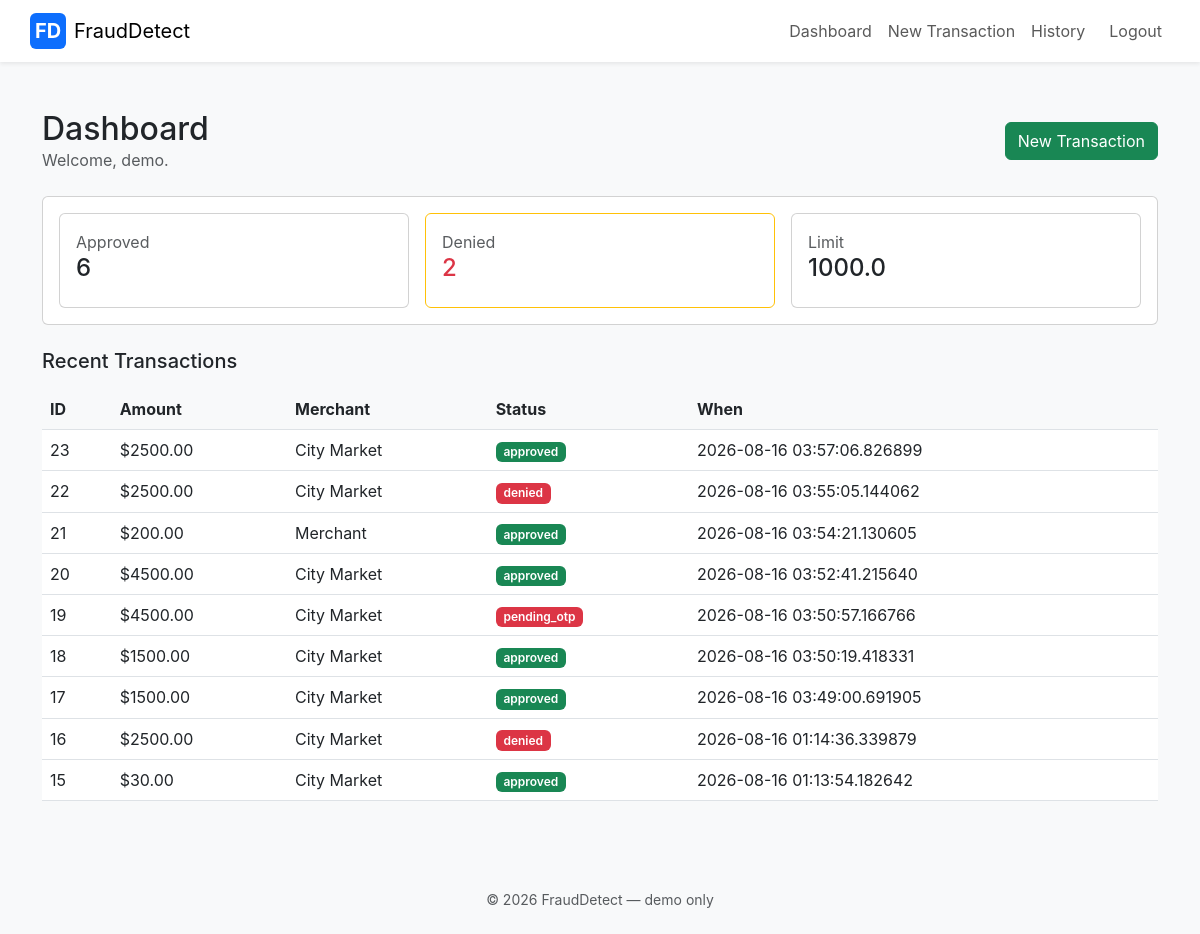
The app's page /dashboard (signed in) with its own data.
### MIT304_Anish_Gurung_20251080[assessment3]/MIT304/app.py (models this page shows, shortened)
class User(db.Model):
    __tablename__ = 'users'
    id                = db.Column(db.Integer, primary_key=True)
    username          = db.Column(db.String(80), unique=True, nullable=False)
    email             = db.Column(db.String(120), unique=True, nullable=False)
    password_hash     = db.Column(db.String(256), nullable=False)
    transaction_limit = db.Column(db.Float, default=1000.0)
    home_city         = db.Column(db.String(100), default='Sydney')
    home_country      = db.Column(db.String(100), default='Australia')
    created_at        = db.Column(db.DateTime, default=datetime.utcnow)
    transactions      = db.relationship('Transaction', backref='user', lazy=True)
    otp_records       = db.relationship('OTPRecord', backref='user', lazy=True)

class Transaction(db.Model):
    __tablename__ = 'transactions'
    id               = db.Column(db.Integer, primary_key=True)
    user_id          = db.Column(db.Integer, db.ForeignKey('users.id'), nullable=False)
    amount           = db.Column(db.Float, nullable=False)
    merchant         = db.Column(db.String(200), nullable=False)
    location_city    = db.Column(db.String(100), nullable=False)
    location_country = db.Column(db.String(100), nullable=False)
    ip_address       = db.Column(db.String(50))
    status           = db.Column(db.String(20), default='pending')
    fraud_method     = db.Column(db.String(20))
    bla_score        = db.Column(db.Float)
    is_flagged       = db.Column(db.Boolean, default=False)
    created_at       = db.Column(db.DateTime, default=datetime.utcnow)

### MIT304_Anish_Gurung_20251080[assessment3]/MIT304/app.py (the view)
@app.route('/dashboard')
def dashboard():
    if 'user_id' not in session:
        return redirect(url_for('login'))
    user = db.session.get(User, session['user_id'])
    txs  = Transaction.query.filter_by(user_id=user.id)\
               .order_by(Transaction.created_at.desc()).limit(10).all()
    denied   = Transaction.query.filter_by(user_id=user.id, status='denied').count()
    approved = Transaction.query.filter_by(user_id=user.id, status='approved').count()
    return render_template('dashboard.html', user=user, transactions=txs,
                           total_denied=denied, total_approved=approved)

### MIT304_Anish_Gurung_20251080[assessment3]/MIT304/app.py (called while the page is built)
@app.context_processor
def inject_current_year():
    return {'current_year': datetime.utcnow().year}

### MIT304_Anish_Gurung_20251080[assessment3]/MIT304/templates/dashboard.html
{% extends 'base.html' %}
{% block content %}
  <div class="d-flex justify-content-between align-items-center mb-4">
    <div>
      <h2 class="mb-0">Dashboard</h2>
      <div class="text-muted">Welcome, {{ user.username }}.</div>
    </div>
    <div>
      <a class="btn btn-success" href="{{ url_for('transaction') }}">New Transaction</a>
    </div>
  </div>
  <div class="card mb-4">
    <div class="card-body">
      <div class="card-stats">
        <div class="card">
          <div class="card-body">
            <div class="text-muted">Approved</div>
            <div class="h4">{{ total_approved }}</div>
          </div>
        </div>
        <div class="card border-warning">
          <div class="card-body">
            <div class="text-muted">Denied</div>
            <div class="h4 text-danger">{{ total_denied }}</div>
          </div>
        </div>
        <div class="card">
          <div class="card-body">
            <div class="text-muted">Limit</div>
            <div class="h4">{{ user.transaction_limit }}</div>
          </div>
        </div>
      </div>
    </div>
  </div>
  <h5 class="mb-3">Recent Transactions</h5>
  <div class="table-responsive">
    <table class="table table-hover">
      <thead><tr><th>ID</th><th>Amount</th><th>Merchant</th><th>Status</th><th>When</th></tr></thead>
      <tbody>
        {% for t in transactions %}
          <tr>
            <td>{{ t.id }}</td>
            <td>${{ '%.2f'|format(t.amount) }}</td>
            <td>{{ t.merchant }}</td>
            <td><span class="badge bg-{{ 'success' if t.status=='approved' else 'danger' }} status-badge">{{ t.status }}</span></td>
            <td>{{ t.created_at }}</td>
          </tr>
        {% else %}
          <tr><td colspan="5">No transactions yet.</td></tr>
        {% endfor %}
      </tbody>
    </table>
  </div>
{% endblock %}

### MIT304_Anish_Gurung_20251080[assessment3]/MIT304/templates/base.html (shortened to what this page needs)
<!doctype html>
<html lang="en">
  <head>
    <link href="https://cdn.jsdelivr.net/npm/bootstrap@5.3.0/dist/css/bootstrap.min.css" rel="stylesheet">
    <link rel="stylesheet" href="{{ url_for('static', filename='css/style.css') }}">
  </head>
  <body class="bg-light">
    <header class="shadow-sm bg-white">
      <nav class="navbar navbar-expand-lg container navbar-light">
        <a class="navbar-brand d-flex align-items-center" href="{{ url_for('index') }}">
          <span class="brand-mark">FD</span>
          <span class="ms-2">FraudDetect</span>
        </a>
        <div class="collapse navbar-collapse" id="navMenu">
          <ul class="navbar-nav ms-auto align-items-center">
            {% if session.get('user_id') %}
              <li class="nav-item"><a class="nav-link" href="{{ url_for('dashboard') }}">Dashboard</a></li>
              <li class="nav-item"><a class="nav-link" href="{{ url_for('transaction') }}">New Transaction</a></li>
              <li class="nav-item"><a class="nav-link" href="{{ url_for('history') }}">History</a></li>
              <li class="nav-item"><a class="nav-link btn btn-outline-secondary ms-2" href="{{ url_for('logout') }}">Logout</a></li>
            {% else %}
              <li class="nav-item"><a class="nav-link" href="{{ url_for('login') }}">Login</a></li>
              <li class="nav-item"><a class="nav-link" href="{{ url_for('register') }}">Register</a></li>
            {% endif %}
          </ul>
        </div>
      </nav>
    </header>
    <main class="container my-5">
      {% block content %}{% endblock %}
    </main>
    <footer class="text-center py-4 text-muted small">
      &copy; {{ current_year }} FraudDetect — demo only
    </footer>
  </body>
</html>

### MIT304_Anish_Gurung_20251080[assessment3]/MIT304/static/css/style.css (style rules this page uses)
:root { --brand:#0d6efd; --muted:#6c757d; }
.brand-mark { display:inline-flex; width:36px;height:36px; align-items:center;justify-content:center; background:var(--brand); color:white;border-radius:6px;font-weight:700; }
body { font-family:Inter, system-ui, -apple-system, 'Segoe UI', Roboto, 'Helvetica Neue', Arial }
.card-stats { display:flex;gap:1rem }
.card-stats .card { flex:1 }
.table thead th { background:#f8f9fa }
.status-badge { font-weight:600 }

### records on screen
User: username "demo", transaction_limit "1000.0"
Transaction: id "23", amount "2500.00", merchant "City Market", status "approved", created_at "2026-08-16 03:57:06.826899"
Transaction: id "22", amount "2500.00", merchant "City Market", status "denied", created_at "2026-08-16 03:55:05.144062"
Transaction: id "21", amount "200.00", merchant "Merchant", status "approved", created_at "2026-08-16 03:54:21.130605"
Transaction: id "20", amount "4500.00", merchant "City Market", status "approved", created_at "2026-08-16 03:52:41.215640"
Transaction: id "19", amount "4500.00", merchant "City Market", status "pending_otp", created_at "2026-08-16 03:50:57.166766"
Transaction: id "18", amount "1500.00", merchant "City Market", status "approved", created_at "2026-08-16 03:50:19.418331"
Transaction: id "17", amount "1500.00", merchant "City Market", status "approved", created_at "2026-08-16 03:49:00.691905"
Transaction: id "16", amount "2500.00", merchant "City Market", status "denied", created_at "2026-08-16 01:14:36.339879"
Transaction: id "15", amount "30.00", merchant "City Market", status "approved", created_at "2026-08-16 01:13:54.182642"

### other values on screen
{{ total_approved }} "6"
{{ total_denied }} "2"
